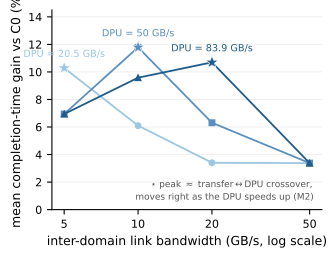

Generate this figure with Python:
#!/usr/bin/env python3
# fig_bandwidth_bridge_v2.py -- Fig 5 redesign: markers, sequential
# blues (ordered DPU rate), direct peak labels (no legend), starred
# crossovers. No theory curve (M3: no closed form predicts cycles;
# kappa regime-dependent) and no global regime shading (crossover is
# per-line). Anchors: Table V cells, verified 2026-07-15.
import csv, statistics as st
from collections import defaultdict
import fig_style
fig_style.apply()
import matplotlib.pyplot as plt

CSV = "sensitivity_gpd8_results.csv"
OUT = "fig_bandwidth_bridge_v2.pdf"
BWS  = [5, 10, 20, 50]
DPUS = [(20500, "#9DC6E0", "o", "DPU = 20.5 GB/s"),
        (50000, "#5B8FBF", "s", "DPU = 50 GB/s"),
        (83900, "#1F5C8B", "^", "DPU = 83.9 GB/s")]
LOCK = {(5,20500):10.3,(5,50000):6.9,(5,83900):6.9,
 (10,20500):6.1,(10,50000):11.8,(10,83900):9.6,
 (20,20500):3.4,(20,50000):6.3,(20,83900):10.7,
 (50,20500):3.4,(50,50000):3.4,(50,83900):3.4}
TOL = 0.05
PEAK = {20500: 5, 50000: 10, 83900: 20}

d = defaultdict(list)
for r in csv.DictReader(open(CSV)):
    d[(int(r["bw_gbs"]), int(r["dpu_bytes_per_us"]))].append(float(r["new_vs_c0"]))
mean = {k: st.mean(v) for k, v in d.items()}
for k, e in LOCK.items():
    assert len(d[k]) == 6 and abs(mean[k] - e) <= TOL, "anchor fail %s" % (k,)
print("all anchors verified -- plotting")

fig, ax = plt.subplots(figsize=(3.5, 2.6))
for dpu, col, mk, lbl in DPUS:
    y = [mean[(b, dpu)] for b in BWS]
    ax.plot(BWS, y, marker=mk, markersize=4, linewidth=1.3,
            color=col, zorder=3)
    pk = PEAK[dpu]
    ax.plot([pk], [mean[(pk, dpu)]], marker="*", markersize=10,
            color=col, markeredgecolor="white", markeredgewidth=0.5,
            zorder=4)
    ax.annotate(lbl, xy=(pk, mean[(pk, dpu)]),
                xytext=(0, 8), textcoords="offset points",
                ha="center", fontsize=7, color=col)
ax.set_xscale("log")
ax.set_xticks(BWS); ax.set_xticklabels(["5", "10", "20", "50"])
ax.minorticks_off()
ax.set_xlabel("inter-domain link bandwidth (GB/s, log scale)")
ax.set_ylabel("mean completion-time gain vs C0 (%)")
ax.set_ylim(0, 14.5)
ax.annotate("$\\star$ peak $\\approx$ transfer$\\leftrightarrow$DPU crossover,\n"
            "moves right as the DPU speeds up (M2)",
            xy=(0.97, 0.05), xycoords="axes fraction",
            ha="right", fontsize=6.5, color="#555555")
fig.savefig(OUT)
print("wrote", OUT)
